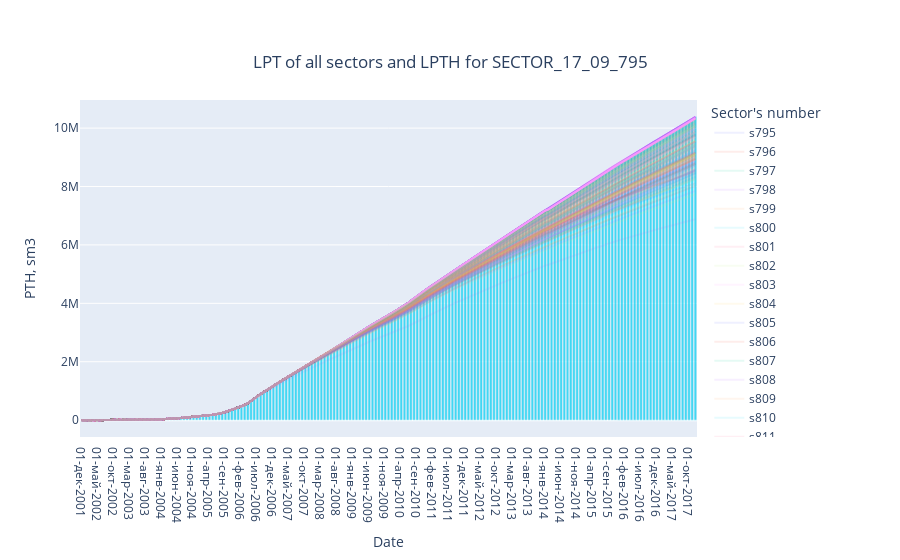

Notebook code cell kept with this figure:
### Markdown cell above
## График, где 10 похожих на историческую кривую выделены более ярко, чем все остальные кривые

### Code cell
fig_all = go.Figure()
for i in range(0,205):
    if i in index:
        y_trace = calcul_data.iloc[:,i]
        fig_all.add_trace(go.Scatter(x = real_data.Date, y=y_trace, name=f's{795+i}', opacity = 0.8))
    else:
        y_trace = calcul_data.iloc[:,i+3]
        fig_all.add_trace(go.Scatter(x = real_data.Date, y=y_trace, name=f's{795+i}', opacity = 0.1))
fig_all.add_trace(go.Bar(x = calcul_data.Date, y=real_data.iloc[:,3], name='real SECTOR_17_09_795', opacity = 0.8))

fig_all.update_layout(
    xaxis_title="Date",
    yaxis_title="PTH, sm3",
    legend_title="Sector's number",
    title={
        'text': "LPT of all sectors and LPTH for SECTOR_17_09_795",
        'y':0.9,
        'x':0.5,
        'xanchor': 'center',
        'yanchor': 'top'})

fig_all.show()

### Figure 1 — Plotly figure (JSON) as saved in the notebook; plotly's stock layout.template omitted (floating-point values rounded to 4 significant figures; data arrays with more than 128 entries replaced by an {"elided": "..."} marker saying what was removed)
{"data": [{"name": "s795", "opacity": 0.1, "type": "scatter", "x": {"elided": "193 str values"}, "y": {"elided": "193 float values"}}, {"name": "s796", "opacity": 0.1, "type": "scatter", "x": {"elided": "193 str values"}, "y": {"elided": "193 float values"}}, {"name": "s797", "opacity": 0.1, "type": "scatter", "x": {"elided": "193 str values"}, "y": {"elided": "193 float values"}}, {"name": "s798", "opacity": 0.1, "type": "scatter", "x": {"elided": "193 str values"}, "y": {"elided": "193 float values"}}, {"name": "s799", "opacity": 0.1, "type": "scatter", "x": {"elided": "193 str values"}, "y": {"elided": "193 float values"}}, {"name": "s800", "opacity": 0.1, "type": "scatter", "x": {"elided": "193 str values"}, "y": {"elided": "193 float values"}}, {"name": "s801", "opacity": 0.1, "type": "scatter", "x": {"elided": "193 str values"}, "y": {"elided": "193 float values"}}, {"name": "s802", "opacity": 0.1, "type": "scatter", "x": {"elided": "193 str values"}, "y": {"elided": "193 float values"}}, {"name": "s803", "opacity": 0.1, "type": "scatter", "x": {"elided": "193 str values"}, "y": {"elided": "193 float values"}}, {"name": "s804", "opacity": 0.1, "type": "scatter", "x": {"elided": "193 str values"}, "y": {"elided": "193 float values"}}, {"name": "s805", "opacity": 0.1, "type": "scatter", "x": {"elided": "193 str values"}, "y": {"elided": "193 float values"}}, {"name": "s806", "opacity": 0.1, "type": "scatter", "x": {"elided": "193 str values"}, "y": {"elided": "193 float values"}}, {"name": "s807", "opacity": 0.1, "type": "scatter", "x": {"elided": "193 str values"}, "y": {"elided": "193 float values"}}, {"name": "s808", "opacity": 0.1, "type": "scatter", "x": {"elided": "193 str values"}, "y": {"elided": "193 float values"}}, {"name": "s809", "opacity": 0.1, "type": "scatter", "x": {"elided": "193 str values"}, "y": {"elided": "193 float values"}}, {"name": "s810", "opacity": 0.1, "type": "scatter", "x": {"elided": "193 str values"}, "y": {"elided": "193 float values"}}, {"name": "s811", "opacity": 0.1, "type": "scatter", "x": {"elided": "193 str values"}, "y": {"elided": "193 float values"}}, {"name": "s812", "opacity": 0.1, "type": "scatter", "x": {"elided": "193 str values"}, "y": {"elided": "193 float values"}}, {"name": "s813", "opacity": 0.1, "type": "scatter", "x": {"elided": "193 str values"}, "y": {"elided": "193 float values"}}, {"name": "s814", "opacity": 0.1, "type": "scatter", "x": {"elided": "193 str values"}, "y": {"elided": "193 float values"}}, {"name": "s815", "opacity": 0.1, "type": "scatter", "x": {"elided": "193 str values"}, "y": {"elided": "193 float values"}}, {"name": "s816", "opacity": 0.1, "type": "scatter", "x": {"elided": "193 str values"}, "y": {"elided": "193 float values"}}, {"name": "s817", "opacity": 0.1, "type": "scatter", "x": {"elided": "193 str values"}, "y": {"elided": "193 float values"}}, {"name": "s818", "opacity": 0.1, "type": "scatter", "x": {"elided": "193 str values"}, "y": {"elided": "193 float values"}}, {"name": "s819", "opacity": 0.1, "type": "scatter", "x": {"elided": "193 str values"}, "y": {"elided": "193 float values"}}, {"name": "s820", "opacity": 0.1, "type": "scatter", "x": {"elided": "193 str values"}, "y": {"elided": "193 float values"}}, {"name": "s821", "opacity": 0.1, "type": "scatter", "x": {"elided": "193 str values"}, "y": {"elided": "193 float values"}}, {"name": "s822", "opacity": 0.1, "type": "scatter", "x": {"elided": "193 str values"}, "y": {"elided": "193 float values"}}, {"name": "s823", "opacity": 0.1, "type": "scatter", "x": {"elided": "193 str values"}, "y": {"elided": "193 float values"}}, {"name": "s824", "opacity": 0.1, "type": "scatter", "x": {"elided": "193 str values"}, "y": {"elided": "193 float values"}}, {"name": "s825", "opacity": 0.1, "type": "scatter", "x": {"elided": "193 str values"}, "y": {"elided": "193 float values"}}, {"name": "s826", "opacity": 0.1, "type": "scatter", "x": {"elided": "193 str values"}, "y": {"elided": "193 float values"}}, {"name": "s827", "opacity": 0.1, "type": "scatter", "x": {"elided": "193 str values"}, "y": {"elided": "193 float values"}}, {"name": "s828", "opacity": 0.1, "type": "scatter", "x": {"elided": "193 str values"}, "y": {"elided": "193 float values"}}, {"name": "s829", "opacity": 0.1, "type": "scatter", "x": {"elided": "193 str values"}, "y": {"elided": "193 float values"}}, {"name": "s830", "opacity": 0.1, "type": "scatter", "x": {"elided": "193 str values"}, "y": {"elided": "193 float values"}}, {"name": "s831", "opacity": 0.1, "type": "scatter", "x": {"elided": "193 str values"}, "y": {"elided": "193 float values"}}, {"name": "s832", "opacity": 0.1, "type": "scatter", "x": {"elided": "193 str values"}, "y": {"elided": "193 float values"}}, {"name": "s833", "opacity": 0.1, "type": "scatter", "x": {"elided": "193 str values"}, "y": {"elided": "193 float values"}}, {"name": "s834", "opacity": 0.1, "type": "scatter", "x": {"elided": "193 str values"}, "y": {"elided": "193 float values"}}, {"name": "s835", "opacity": 0.1, "type": "scatter", "x": {"elided": "193 str values"}, "y": {"elided": "193 float values"}}, {"name": "s836", "opacity": 0.1, "type": "scatter", "x": {"elided": "193 str values"}, "y": {"elided": "193 float values"}}, {"name": "s837", "opacity": 0.1, "type": "scatter", "x": {"elided": "193 str values"}, "y": {"elided": "193 float values"}}, {"name": "s838", "opacity": 0.1, "type": "scatter", "x": {"elided": "193 str values"}, "y": {"elided": "193 float values"}}, {"name": "s839", "opacity": 0.1, "type": "scatter", "x": {"elided": "193 str values"}, "y": {"elided": "193 float values"}}, {"name": "s840", "opacity": 0.1, "type": "scatter", "x": {"elided": "193 str values"}, "y": {"elided": "193 float values"}}, {"name": "s841", "opacity": 0.1, "type": "scatter", "x": {"elided": "193 str values"}, "y": {"elided": "193 float values"}}, {"name": "s842", "opacity": 0.1, "type": "scatter", "x": {"elided": "193 str values"}, "y": {"elided": "193 float values"}}, {"name": "s843", "opacity": 0.1, "type": "scatter", "x": {"elided": "193 str values"}, "y": {"elided": "193 float values"}}, {"name": "s844", "opacity": 0.1, "type": "scatter", "x": {"elided": "193 str values"}, "y": {"elided": "193 float values"}}, {"name": "s845", "opacity": 0.1, "type": "scatter", "x": {"elided": "193 str values"}, "y": {"elided": "193 float values"}}, {"name": "s846", "opacity": 0.1, "type": "scatter", "x": {"elided": "193 str values"}, "y": {"elided": "193 float values"}}, {"name": "s847", "opacity": 0.1, "type": "scatter", "x": {"elided": "193 str values"}, "y": {"elided": "193 float values"}}, {"name": "s848", "opacity": 0.1, "type": "scatter", "x": {"elided": "193 str values"}, "y": {"elided": "193 float values"}}, {"name": "s849", "opacity": 0.1, "type": "scatter", "x": {"elided": "193 str values"}, "y": {"elided": "193 float values"}}, {"name": "s850", "opacity": 0.1, "type": "scatter", "x": {"elided": "193 str values"}, "y": {"elided": "193 float values"}}, {"name": "s851", "opacity": 0.1, "type": "scatter", "x": {"elided": "193 str values"}, "y": {"elided": "193 float values"}}, {"name": "s852", "opacity": 0.1, "type": "scatter", "x": {"elided": "193 str values"}, "y": {"elided": "193 float values"}}, {"name": "s853", "opacity": 0.8, "type": "scatter", "x": {"elided": "193 str values"}, "y": {"elided": "193 float values"}}, {"name": "s854", "opacity": 0.1, "type": "scatter", "x": {"elided": "193 str values"}, "y": {"elided": "193 float values"}}, {"name": "s855", "opacity": 0.1, "type": "scatter", "x": {"elided": "193 str values"}, "y": {"elided": "193 float values"}}, {"name": "s856", "opacity": 0.1, "type": "scatter", "x": {"elided": "193 str values"}, "y": {"elided": "193 float values"}}, {"name": "s857", "opacity": 0.1, "type": "scatter", "x": {"elided": "193 str values"}, "y": {"elided": "193 float values"}}, {"name": "s858", "opacity": 0.1, "type": "scatter", "x": {"elided": "193 str values"}, "y": {"elided": "193 float values"}}, {"name": "s859", "opacity": 0.1, "type": "scatter", "x": {"elided": "193 str values"}, "y": {"elided": "193 float values"}}, {"name": "s860", "opacity": 0.1, "type": "scatter", "x": {"elided": "193 str values"}, "y": {"elided": "193 float values"}}, {"name": "s861", "opacity": 0.1, "type": "scatter", "x": {"elided": "193 str values"}, "y": {"elided": "193 float values"}}, {"name": "s862", "opacity": 0.1, "type": "scatter", "x": {"elided": "193 str values"}, "y": {"elided": "193 float values"}}, {"name": "s863", "opacity": 0.1, "type": "scatter", "x": {"elided": "193 str values"}, "y": {"elided": "193 float values"}}, {"name": "s864", "opacity": 0.1, "type": "scatter", "x": {"elided": "193 str values"}, "y": {"elided": "193 float values"}}, {"name": "s865", "opacity": 0.1, "type": "scatter", "x": {"elided": "193 str values"}, "y": {"elided": "193 float values"}}, {"name": "s866", "opacity": 0.1, "type": "scatter", "x": {"elided": "193 str values"}, "y": {"elided": "193 float values"}}, {"name": "s867", "opacity": 0.1, "type": "scatter", "x": {"elided": "193 str values"}, "y": {"elided": "193 float values"}}, {"name": "s868", "opacity": 0.8, "type": "scatter", "x": {"elided": "193 str values"}, "y": {"elided": "193 float values"}}, {"name": "s869", "opacity": 0.8, "type": "scatter", "x": {"elided": "193 str values"}, "y": {"elided": "193 float values"}}, {"name": "s870", "opacity": 0.1, "type": "scatter", "x": {"elided": "193 str values"}, "y": {"elided": "193 float values"}}, {"name": "s871", "opacity": 0.1, "type": "scatter", "x": {"elided": "193 str values"}, "y": {"elided": "193 float values"}}, {"name": "s872", "opacity": 0.1, "type": "scatter", "x": {"elided": "193 str values"}, "y": {"elided": "193 float values"}}, {"name": "s873", "opacity": 0.1, "type": "scatter", "x": {"elided": "193 str values"}, "y": {"elided": "193 float values"}}, {"name": "s874", "opacity": 0.1, "type": "scatter", "x": {"elided": "193 str values"}, "y": {"elided": "193 float values"}}, {"name": "s875", "opacity": 0.1, "type": "scatter", "x": {"elided": "193 str values"}, "y": {"elided": "193 float values"}}, {"name": "s876", "opacity": 0.1, "type": "scatter", "x": {"elided": "193 str values"}, "y": {"elided": "193 float values"}}, {"name": "s877", "opacity": 0.1, "type": "scatter", "x": {"elided": "193 str values"}, "y": {"elided": "193 float values"}}, {"name": "s878", "opacity": 0.8, "type": "scatter", "x": {"elided": "193 str values"}, "y": {"elided": "193 float values"}}, {"name": "s879", "opacity": 0.1, "type": "scatter", "x": {"elided": "193 str values"}, "y": {"elided": "193 float values"}}, {"name": "s880", "opacity": 0.1, "type": "scatter", "x": {"elided": "193 str values"}, "y": {"elided": "193 float values"}}, {"name": "s881", "opacity": 0.1, "type": "scatter", "x": {"elided": "193 str values"}, "y": {"elided": "193 float values"}}, {"name": "s882", "opacity": 0.1, "type": "scatter", "x": {"elided": "193 str values"}, "y": {"elided": "193 float values"}}, {"name": "s883", "opacity": 0.1, "type": "scatter", "x": {"elided": "193 str values"}, "y": {"elided": "193 float values"}}, {"name": "s884", "opacity": 0.1, "type": "scatter", "x": {"elided": "193 str values"}, "y": {"elided": "193 float values"}}, {"name": "s885", "opacity": 0.1, "type": "scatter", "x": {"elided": "193 str values"}, "y": {"elided": "193 float values"}}, {"name": "s886", "opacity": 0.1, "type": "scatter", "x": {"elided": "193 str values"}, "y": {"elided": "193 float values"}}, {"name": "s887", "opacity": 0.1, "type": "scatter", "x": {"elided": "193 str values"}, "y": {"elided": "193 float values"}}, {"name": "s888", "opacity": 0.1, "type": "scatter", "x": {"elided": "193 str values"}, "y": {"elided": "193 float values"}}, {"name": "s889", "opacity": 0.1, "type": "scatter", "x": {"elided": "193 str values"}, "y": {"elided": "193 float values"}}, {"name": "s890", "opacity": 0.1, "type": "scatter", "x": {"elided": "193 str values"}, "y": {"elided": "193 float values"}}, {"name": "s891", "opacity": 0.1, "type": "scatter", "x": {"elided": "193 str values"}, "y": {"elided": "193 float values"}}, {"name": "s892", "opacity": 0.1, "type": "scatter", "x": {"elided": "193 str values"}, "y": {"elided": "193 float values"}}, {"name": "s893", "opacity": 0.1, "type": "scatter", "x": {"elided": "193 str values"}, "y": {"elided": "193 float values"}}, {"name": "s894", "opacity": 0.1, "type": "scatter", "x": {"elided": "193 str values"}, "y": {"elided": "193 float values"}}, {"name": "s895", "opacity": 0.1, "type": "scatter", "x": {"elided": "193 str values"}, "y": {"elided": "193 float values"}}, {"name": "s896", "opacity": 0.1, "type": "scatter", "x": {"elided": "193 str values"}, "y": {"elided": "193 float values"}}, {"name": "s897", "opacity": 0.1, "type": "scatter", "x": {"elided": "193 str values"}, "y": {"elided": "193 float values"}}, {"name": "s898", "opacity": 0.1, "type": "scatter", "x": {"elided": "193 str values"}, "y": {"elided": "193 float values"}}, {"name": "s899", "opacity": 0.1, "type": "scatter", "x": {"elided": "193 str values"}, "y": {"elided": "193 float values"}}, {"name": "s900", "opacity": 0.8, "type": "scatter", "x": {"elided": "193 str values"}, "y": {"elided": "193 float values"}}, {"name": "s901", "opacity": 0.1, "type": "scatter", "x": {"elided": "193 str values"}, "y": {"elided": "193 float values"}}, {"name": "s902", "opacity": 0.1, "type": "scatter", "x": {"elided": "193 str values"}, "y": {"elided": "193 float values"}}, {"name": "s903", "opacity": 0.1, "type": "scatter", "x": {"elided": "193 str values"}, "y": {"elided": "193 float values"}}, {"name": "s904", "opacity": 0.1, "type": "scatter", "x": {"elided": "193 str values"}, "y": {"elided": "193 float values"}}, {"name": "s905", "opacity": 0.1, "type": "scatter", "x": {"elided": "193 str values"}, "y": {"elided": "193 float values"}}, {"name": "s906", "opacity": 0.1, "type": "scatter", "x": {"elided": "193 str values"}, "y": {"elided": "193 float values"}}, {"name": "s907", "opacity": 0.1, "type": "scatter", "x": {"elided": "193 str values"}, "y": {"elided": "193 float values"}}, {"name": "s908", "opacity": 0.1, "type": "scatter", "x": {"elided": "193 str values"}, "y": {"elided": "193 float values"}}, {"name": "s909", "opacity": 0.1, "type": "scatter", "x": {"elided": "193 str values"}, "y": {"elided": "193 float values"}}, {"name": "s910", "opacity": 0.1, "type": "scatter", "x": {"elided": "193 str values"}, "y": {"elided": "193 float values"}}, {"name": "s911", "opacity": 0.1, "type": "scatter", "x": {"elided": "193 str values"}, "y": {"elided": "193 float values"}}, {"name": "s912", "opacity": 0.1, "type": "scatter", "x": {"elided": "193 str values"}, "y": {"elided": "193 float values"}}, {"name": "s913", "opacity": 0.1, "type": "scatter", "x": {"elided": "193 str values"}, "y": {"elided": "193 float values"}}, {"name": "s914", "opacity": 0.1, "type": "scatter", "x": {"elided": "193 str values"}, "y": {"elided": "193 float values"}}, {"name": "s915", "opacity": 0.1, "type": "scatter", "x": {"elided": "193 str values"}, "y": {"elided": "193 float values"}}, {"name": "s916", "opacity": 0.1, "type": "scatter", "x": {"elided": "193 str values"}, "y": {"elided": "193 float values"}}, {"name": "s917", "opacity": 0.1, "type": "scatter", "x": {"elided": "193 str values"}, "y": {"elided": "193 float values"}}, {"name": "s918", "opacity": 0.1, "type": "scatter", "x": {"elided": "193 str values"}, "y": {"elided": "193 float values"}}, {"name": "s919", "opacity": 0.1, "type": "scatter", "x": {"elided": "193 str values"}, "y": {"elided": "193 float values"}}, {"name": "s920", "opacity": 0.1, "type": "scatter", "x": {"elided": "193 str values"}, "y": {"elided": "193 float values"}}, {"name": "s921", "opacity": 0.1, "type": "scatter", "x": {"elided": "193 str values"}, "y": {"elided": "193 float values"}}, {"name": "s922", "opacity": 0.1, "type": "scatter", "x": {"elided": "193 str values"}, "y": {"elided": "193 float values"}}, {"name": "s923", "opacity": 0.1, "type": "scatter", "x": {"elided": "193 str values"}, "y": {"elided": "193 float values"}}, {"name": "s924", "opacity": 0.1, "type": "scatter", "x": {"elided": "193 str values"}, "y": {"elided": "193 float values"}}, {"name": "s925", "opacity": 0.1, "type": "scatter", "x": {"elided": "193 str values"}, "y": {"elided": "193 float values"}}, {"name": "s926", "opacity": 0.1, "type": "scatter", "x": {"elided": "193 str values"}, "y": {"elided": "193 float values"}}, {"name": "s927", "opacity": 0.1, "type": "scatter", "x": {"elided": "193 str values"}, "y": {"elided": "193 float values"}}, {"name": "s928", "opacity": 0.1, "type": "scatter", "x": {"elided": "193 str values"}, "y": {"elided": "193 float values"}}, {"name": "s929", "opacity": 0.1, "type": "scatter", "x": {"elided": "193 str values"}, "y": {"elided": "193 float values"}}, {"name": "s930", "opacity": 0.1, "type": "scatter", "x": {"elided": "193 str values"}, "y": {"elided": "193 float values"}}, {"name": "s931", "opacity": 0.1, "type": "scatter", "x": {"elided": "193 str values"}, "y": {"elided": "193 float values"}}, {"name": "s932", "opacity": 0.1, "type": "scatter", "x": {"elided": "193 str values"}, "y": {"elided": "193 float values"}}, {"name": "s933", "opacity": 0.8, "type": "scatter", "x": {"elided": "193 str values"}, "y": {"elided": "193 float values"}}, {"name": "s934", "opacity": 0.1, "type": "scatter", "x": {"elided": "193 str values"}, "y": {"elided": "193 float values"}}, {"name": "s935", "opacity": 0.1, "type": "scatter", "x": {"elided": "193 str values"}, "y": {"elided": "193 float values"}}, {"name": "s936", "opacity": 0.1, "type": "scatter", "x": {"elided": "193 str values"}, "y": {"elided": "193 float values"}}, {"name": "s937", "opacity": 0.1, "type": "scatter", "x": {"elided": "193 str values"}, "y": {"elided": "193 float values"}}, {"name": "s938", "opacity": 0.1, "type": "scatter", "x": {"elided": "193 str values"}, "y": {"elided": "193 float values"}}, {"name": "s939", "opacity": 0.1, "type": "scatter", "x": {"elided": "193 str values"}, "y": {"elided": "193 float values"}}, {"name": "s940", "opacity": 0.1, "type": "scatter", "x": {"elided": "193 str values"}, "y": {"elided": "193 float values"}}, {"name": "s941", "opacity": 0.1, "type": "scatter", "x": {"elided": "193 str values"}, "y": {"elided": "193 float values"}}, {"name": "s942", "opacity": 0.1, "type": "scatter", "x": {"elided": "193 str values"}, "y": {"elided": "193 float values"}}, {"name": "s943", "opacity": 0.1, "type": "scatter", "x": {"elided": "193 str values"}, "y": {"elided": "193 float values"}}, {"name": "s944", "opacity": 0.1, "type": "scatter", "x": {"elided": "193 str values"}, "y": {"elided": "193 float values"}}, {"name": "s945", "opacity": 0.1, "type": "scatter", "x": {"elided": "193 str values"}, "y": {"elided": "193 float values"}}, {"name": "s946", "opacity": 0.1, "type": "scatter", "x": {"elided": "193 str values"}, "y": {"elided": "193 float values"}}, {"name": "s947", "opacity": 0.1, "type": "scatter", "x": {"elided": "193 str values"}, "y": {"elided": "193 float values"}}, {"name": "s948", "opacity": 0.1, "type": "scatter", "x": {"elided": "193 str values"}, "y": {"elided": "193 float values"}}, {"name": "s949", "opacity": 0.1, "type": "scatter", "x": {"elided": "193 str values"}, "y": {"elided": "193 float values"}}, {"name": "s950", "opacity": 0.1, "type": "scatter", "x": {"elided": "193 str values"}, "y": {"elided": "193 float values"}}, {"name": "s951", "opacity": 0.1, "type": "scatter", "x": {"elided": "193 str values"}, "y": {"elided": "193 float values"}}, {"name": "s952", "opacity": 0.1, "type": "scatter", "x": {"elided": "193 str values"}, "y": {"elided": "193 float values"}}, {"name": "s953", "opacity": 0.1, "type": "scatter", "x": {"elided": "193 str values"}, "y": {"elided": "193 float values"}}, {"name": "s954", "opacity": 0.8, "type": "scatter", "x": {"elided": "193 str values"}, "y": {"elided": "193 float values"}}, {"name": "s955", "opacity": 0.1, "type": "scatter", "x": {"elided": "193 str values"}, "y": {"elided": "193 float values"}}, {"name": "s956", "opacity": 0.1, "type": "scatter", "x": {"elided": "193 str values"}, "y": {"elided": "193 float values"}}, {"name": "s957", "opacity": 0.1, "type": "scatter", "x": {"elided": "193 str values"}, "y": {"elided": "193 float values"}}, {"name": "s958", "opacity": 0.8, "type": "scatter", "x": {"elided": "193 str values"}, "y": {"elided": "193 float values"}}, {"name": "s959", "opacity": 0.1, "type": "scatter", "x": {"elided": "193 str values"}, "y": {"elided": "193 float values"}}, {"name": "s960", "opacity": 0.1, "type": "scatter", "x": {"elided": "193 str values"}, "y": {"elided": "193 float values"}}, {"name": "s961", "opacity": 0.1, "type": "scatter", "x": {"elided": "193 str values"}, "y": {"elided": "193 float values"}}, {"name": "s962", "opacity": 0.1, "type": "scatter", "x": {"elided": "193 str values"}, "y": {"elided": "193 float values"}}, {"name": "s963", "opacity": 0.8, "type": "scatter", "x": {"elided": "193 str values"}, "y": {"elided": "193 float values"}}, {"name": "s964", "opacity": 0.1, "type": "scatter", "x": {"elided": "193 str values"}, "y": {"elided": "193 float values"}}, {"name": "s965", "opacity": 0.1, "type": "scatter", "x": {"elided": "193 str values"}, "y": {"elided": "193 float values"}}, {"name": "s966", "opacity": 0.1, "type": "scatter", "x": {"elided": "193 str values"}, "y": {"elided": "193 float values"}}, {"name": "s967", "opacity": 0.1, "type": "scatter", "x": {"elided": "193 str values"}, "y": {"elided": "193 float values"}}, {"name": "s968", "opacity": 0.1, "type": "scatter", "x": {"elided": "193 str values"}, "y": {"elided": "193 float values"}}, {"name": "s969", "opacity": 0.1, "type": "scatter", "x": {"elided": "193 str values"}, "y": {"elided": "193 float values"}}, {"name": "s970", "opacity": 0.1, "type": "scatter", "x": {"elided": "193 str values"}, "y": {"elided": "193 float values"}}, {"name": "s971", "opacity": 0.1, "type": "scatter", "x": {"elided": "193 str values"}, "y": {"elided": "193 float values"}}, {"name": "s972", "opacity": 0.1, "type": "scatter", "x": {"elided": "193 str values"}, "y": {"elided": "193 float values"}}, {"name": "s973", "opacity": 0.1, "type": "scatter", "x": {"elided": "193 str values"}, "y": {"elided": "193 float values"}}, {"name": "s974", "opacity": 0.1, "type": "scatter", "x": {"elided": "193 str values"}, "y": {"elided": "193 float values"}}, {"name": "s975", "opacity": 0.1, "type": "scatter", "x": {"elided": "193 str values"}, "y": {"elided": "193 float values"}}, {"name": "s976", "opacity": 0.1, "type": "scatter", "x": {"elided": "193 str values"}, "y": {"elided": "193 float values"}}, {"name": "s977", "opacity": 0.1, "type": "scatter", "x": {"elided": "193 str values"}, "y": {"elided": "193 float values"}}, {"name": "s978", "opacity": 0.1, "type": "scatter", "x": {"elided": "193 str values"}, "y": {"elided": "193 float values"}}, {"name": "s979", "opacity": 0.1, "type": "scatter", "x": {"elided": "193 str values"}, "y": {"elided": "193 float values"}}, {"name": "s980", "opacity": 0.1, "type": "scatter", "x": {"elided": "193 str values"}, "y": {"elided": "193 float values"}}, {"name": "s981", "opacity": 0.1, "type": "scatter", "x": {"elided": "193 str values"}, "y": {"elided": "193 float values"}}, {"name": "s982", "opacity": 0.1, "type": "scatter", "x": {"elided": "193 str values"}, "y": {"elided": "193 float values"}}, {"name": "s983", "opacity": 0.8, "type": "scatter", "x": {"elided": "193 str values"}, "y": {"elided": "193 float values"}}, {"name": "s984", "opacity": 0.1, "type": "scatter", "x": {"elided": "193 str values"}, "y": {"elided": "193 float values"}}, {"name": "s985", "opacity": 0.1, "type": "scatter", "x": {"elided": "193 str values"}, "y": {"elided": "193 float values"}}, {"name": "s986", "opacity": 0.1, "type": "scatter", "x": {"elided": "193 str values"}, "y": {"elided": "193 float values"}}, {"name": "s987", "opacity": 0.1, "type": "scatter", "x": {"elided": "193 str values"}, "y": {"elided": "193 float values"}}, {"name": "s988", "opacity": 0.1, "type": "scatter", "x": {"elided": "193 str values"}, "y": {"elided": "193 float values"}}, {"name": "s989", "opacity": 0.1, "type": "scatter", "x": {"elided": "193 str values"}, "y": {"elided": "193 float values"}}, {"name": "s990", "opacity": 0.1, "type": "scatter", "x": {"elided": "193 str values"}, "y": {"elided": "193 float values"}}, {"name": "s991", "opacity": 0.1, "type": "scatter", "x": {"elided": "193 str values"}, "y": {"elided": "193 float values"}}, {"name": "s992", "opacity": 0.1, "type": "scatter", "x": {"elided": "193 str values"}, "y": {"elided": "193 float values"}}, {"name": "s993", "opacity": 0.1, "type": "scatter", "x": {"elided": "193 str values"}, "y": {"elided": "193 float values"}}, {"name": "s994", "opacity": 0.1, "type": "scatter", "x": {"elided": "193 str values"}, "y": {"elided": "193 float values"}}, {"name": "s995", "opacity": 0.1, "type": "scatter", "x": {"elided": "193 str values"}, "y": {"elided": "193 float values"}}, {"name": "s996", "opacity": 0.1, "type": "scatter", "x": {"elided": "193 str values"}, "y": {"elided": "193 float values"}}, {"name": "s997", "opacity": 0.1, "type": "scatter", "x": {"elided": "193 str values"}, "y": {"elided": "193 float values"}}, {"name": "s998", "opacity": 0.1, "type": "scatter", "x": {"elided": "193 str values"}, "y": {"elided": "193 float values"}}, {"name": "s999", "opacity": 0.1, "type": "scatter", "x": {"elided": "193 str values"}, "y": {"elided": "193 float values"}}, {"name": "real SECTOR_17_09_795", "opacity": 0.8, "type": "bar", "x": {"elided": "193 str values"}, "y": {"elided": "193 str values"}}], "layout": {"legend": {"title": {"text": "Sector's number"}}, "title": {"text": "LPT of all sectors and LPTH for SECTOR_17_09_795", "x": 0.5, "xanchor": "center", "y": 0.9, "yanchor": "top"}, "xaxis": {"title": {"text": "Date"}}, "yaxis": {"title": {"text": "PTH, sm3"}}}}
